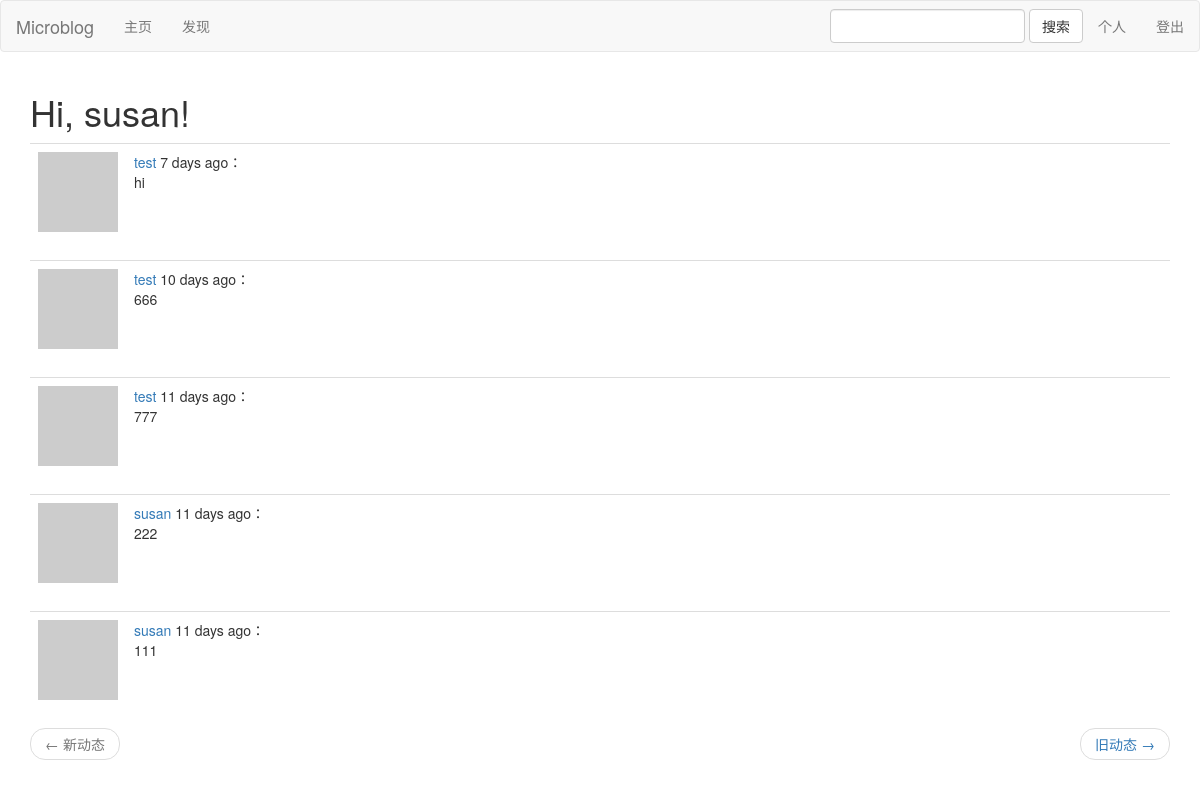
The page /explore (signed in) on the database as committed earlier.
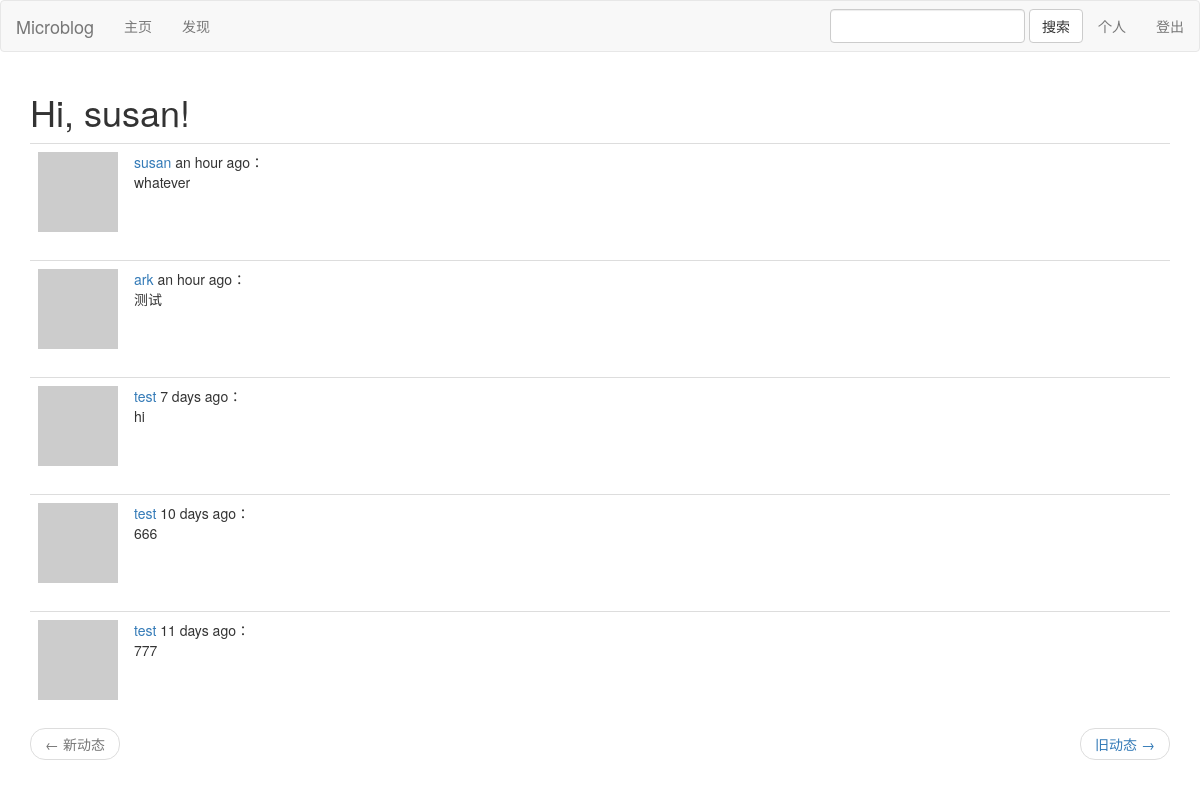
The same page on the database as committed later.
### app/models.py (models this page shows, shortened)
class User(UserMixin, db.Model):
    id = db.Column(db.Integer, primary_key=True)
    username = db.Column(db.String(64), index=True, unique=True)
    email = db.Column(db.String(120), index=True, unique=True)
    password_hash = db.Column(db.String(128))
    about_me = db.Column(db.String(140))
    last_seen = db.Column(db.DateTime, default=datetime.utcnow)
    posts = db.relationship('Post', backref='author', lazy='dynamic')
    def avatar(self, size):
        digest = md5(self.email.lower().encode('utf-8')).hexdigest()
        return 'https://www.gravatar.com/avatar/{}?d=identicon&s={}'.format(
            digest, size)
    followed = db.relationship(
        'User', secondary=followers,
        primaryjoin=(followers.c.follower_id == id),
        secondaryjoin=(followers.c.followed_id == id),
        backref=db.backref('followers', lazy='dynamic'), lazy='dynamic')

class Post(db.Model):
    __searchable__ = ['body']
    id = db.Column(db.Integer, primary_key=True)
    body = db.Column(db.String(140))
    timestamp = db.Column(db.DateTime, index=True, default=datetime.utcnow)
    user_id = db.Column(db.Integer, db.ForeignKey('user.id'))

### app/main/routes.py (the view)
@bp.route('/explore')
@login_required
def explore():
    page = request.args.get('page', 1, type=int)
    posts = Post.query.order_by(Post.timestamp.desc()).paginate(
        page, current_app.config['POSTS_PER_PAGE'], False)
    next_url = url_for('main.explore', page=posts.next_num) \
        if posts.has_next else None
    prev_url = url_for('main.explore', page=posts.prev_num) \
        if posts.has_prev else None
    return render_template('index.html', title='main.explore',
                        posts=posts.items, next_url=next_url,
                        prev_url=prev_url)

### app/main/forms.py
class SearchForm(FlaskForm):
    keyword = StringField('')
    sumit = SubmitField('搜索')

### app/main/routes.py (called while the page is built)
@bp.before_app_request
def before_request():
    if current_user.is_authenticated:
        current_user.last_seen = datetime.utcnow()
        db.session.commit()
        g.search_form = SearchForm()

### app/models.py (called while the page is built)
@login.user_loader
def load_user(id):
    return User.query.get(int(id))

### app/templates/index.html (shortened to what this page needs)
{% extends 'base.html' %}
{% import 'bootstrap/wtf.html' as wtf %}
{% block app_content %}
    <h1>Hi, {{ current_user.username }}!</h1>
    <div class='container'>
        <div class="row">
            <div class="col-md-6">
            </div>
        </div>
    </div>
    {% for post in posts %}
        {% include '_post.html' %}
    {% endfor %}
    <nav aria-label="...">
        <ul class="pager">
            <li class="previous{% if not prev_url %} disabled{% endif %}">
                <a href="{{ prev_url or '#' }}">
                    <span aria-hidden="true">&larr;</span> 新动态
                </a>
            </li>
            <li class="next{% if not next_url %} disabled{% endif %}">
                <a href="{{ next_url or '#' }}">
                    旧动态 <span aria-hidden="true">&rarr;</span>
                </a>
            </li>
        </ul>
    </nav>
{% endblock %}

### app/templates/base.html (shortened to what this page needs)
{% extends 'bootstrap/base.html' %}
{% import 'bootstrap/wtf.html' as wtf %}
{% block navbar %}
    <nav class="navbar navbar-default">
            <div class="navbar-header">
                <a class="navbar-brand" href="{{ url_for('main.index') }}">Microblog</a>
            </div>
            <div class="collapse navbar-collapse" id="bs-example-navbar-collapse-1">
                <ul class="nav navbar-nav">
                    <li><a href="{{ url_for('main.index') }}">主页</a></li>
                    <li><a href="{{ url_for('main.explore') }}">发现</a></li>
                </ul>
                <ul class="nav navbar-nav navbar-right">
                    {% if current_user.is_anonymous %}
                    <li><a href="{{ url_for('auth.login') }}">登录</a></li>
                    {% else %}
                    <li>
                        {% if g.search_form %}
                        {{ wtf.quick_form(g.search_form, url_for('main.search'),extra_classes='navbar-form navbar-right', method="get") }}
                        {% endif %}
                    </li>
                    <li><a href="{{ url_for('main.user', username=current_user.username) }}">个人</a></li>
                    <li><a href="{{ url_for('auth.logout') }}">登出</a></li>
                    {% endif %}
                </ul>
            </div>
    </nav>
{% endblock %}
{% block content %}
    <div class="container">
        {% block app_content %}{% endblock %}
    </div>
{% endblock %}

### app/templates/_post.html
<table class="table table-hover">
    <tr>
        <td width="70px">
            <a href="{{ url_for('main.user', username=post.author.username) }}">
                <img src="{{ post.author.avatar(70) }}" />
            </a>
        </td>
        <td>
            <a href="{{ url_for('main.user', username=post.author.username) }}">
                {{ post.author.username }}
            </a>
            {{ moment(post.timestamp).fromNow() }}：
            <br>
            {{ post.body }}
        </td>
    </tr>
</table>

Rows that differ between the two databases and show on the page:
no longer on this page (row unchanged): Post: author.username "susan", timestamp "11 days ago", body "222"
no longer on this page (row unchanged): Post: author.username "susan", timestamp "11 days ago", body "111"
added Post: author.username "susan", timestamp "an hour ago", body "whatever"
added Post: author.username "ark", timestamp "an hour ago", body "测试"
